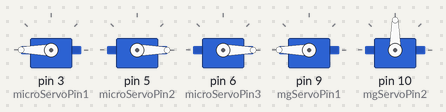
This sketch was run on a simulated Arduino Uno, built with avr-gcc and run on an emulated ATmega328P. Parts: 5 × servo.

Above: at 0.1 s.
At 5.1 s:
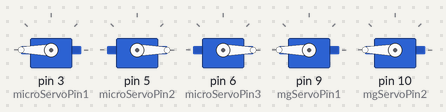
At 10.1 s:
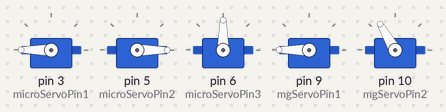
At 20.1 s:
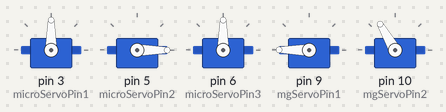
At 30.1 s:
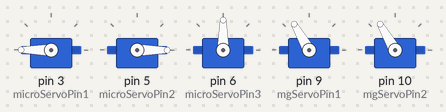
At 45.1 s:
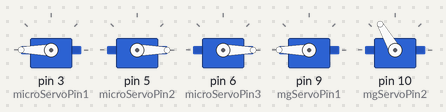
Timing chart, 0 to 46.6 s (numbered marks = the images above):
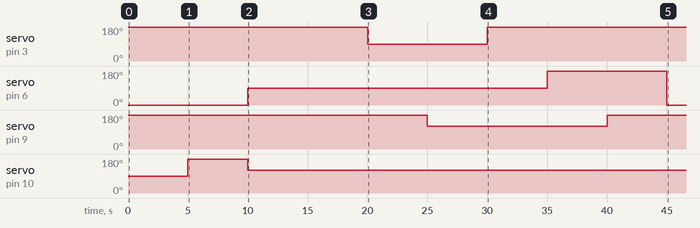

The sketch:

Robo_Arm_Test.ino
```cpp
#include <Servo.h>

int Robo;

#define DATA_PIN 4

// Define the servo objects
Servo microServo1;
Servo microServo2;
Servo microServo3;
Servo mgServo1;
Servo mgServo2;
Servo mgServo3;

// Pin numbers for the servos
int microServoPin1 = 3;
int microServoPin2 = 5;
int microServoPin3 = 6;
int mgServoPin1 = 9;
int mgServoPin2 = 10;
// int mgServoPin3 = 11;

void setup() {
  // Attach the servos to their respective pins
  microServo1.attach(microServoPin1);
  microServo2.attach(microServoPin2);
  microServo3.attach(microServoPin3);
  mgServo1.attach(mgServoPin1);
  mgServo2.attach(mgServoPin2);
  // mgServo2.attach(mgServoPin3);

  mgServo1.write(180);
    mgServo2.write(90);
    // mgServo3.write(180);
  microServo1.write(180);
  microServo2.write(0);
  microServo3.write(0);
  delay(5000);

  //   // delay(5000);

  // mgServo1.write(180);
  //   mgServo2.write(90);
  //   mgServo3.write(180);
  //   microServo1.write(90);
  // microServo2.write(0);
  // microServo3.write(90);
  // delay(10000);

  // mgServo1.write(180);
  //   mgServo2.write(90);
  //   mgServo3.write(180);
  //   microServo1.write(90);
  // microServo2.write(0);
  // microServo3.write(180);
  // delay(1000);

  // mgServo1.write(180);
  //   mgServo2.write(90);
  //   mgServo3.write(180);
  //   microServo1.write(180);
  // microServo2.write(0);
  // microServo3.write(180);
  // delay(1000);

  // Serial.readBytes((char*)&Robo, sizeof(int));
  // delay(3000);
  // if(Robo == 107)
  // {

  //   microServo1.write(170);
  //   microServo2.write(90);
  //   microServ
  //   321o3.write(0);
  //   // mgServo1.write(0);
  //   mgServo2.write(10);
  //   mgServo3.write(20);
  //   delay(5000);

        mgServo1.write(180);
      mgServo2.write(180);
    // mgServo3.write(180);
    microServo1.write(180);
    microServo2.write(0);
    microServo3.write(0);
    delay(5000);

      mgServo1.write(180);
    mgServo2.write(120);
    // mgServo3.write(180);
    microServo1.write(180);
    microServo2.write(0);
    microServo3.write(90);
    delay(5000);

      mgServo1.write(180);
    mgServo2.write(120);
    // mgServo3.write(180);
    microServo1.write(180);
    microServo2.write(0);
    microServo3.write(90);
    delay(5000);

      mgServo1.write(180);
    mgServo2.write(120);
    // mgServo3.write(180);
    microServo1.write(90);
    microServo2.write(0);
    microServo3.write(90);
    delay(5000);

      mgServo1.write(120);
    mgServo2.write(120);
    // mgServo3.write(180);
    microServo1.write(90);
    microServo2.write(0);
    microServo3.write(90);
    delay(5000);

      mgServo1.write(120);
    mgServo2.write(120);
    // mgServo3.write(180);
    microServo1.write(180);
    microServo2.write(0);
    microServo3.write(90);
    delay(5000);

      mgServo1.write(120);
    mgServo2.write(120);
    // mgServo3.write(180);
    microServo1.write(180);
    microServo2.write(0);
    microServo3.write(180);
    delay(5000);

      mgServo1.write(180);
    mgServo2.write(120);
    // mgServo3.write(180);33

    microServo1.write(180);
    microServo2.write(0);
    microServo3.write(180);
    delay(5000);

      mgServo1.write(180);
    mgServo2.write(120);
    // mgServo3.write(180);
    microServo1.write(180);
    microServo2.write(0);
    microServo3.write(0);
    delay(5000);
  // }
  sendData(100);
}

void loop() {
  // Move each servo to a specific position
  // microServo1.write(200);
  // microServo2.write(110);
  // microServo3.write(0);
  // mgServo1.write(50);
  // mgServo2.write(10);

  // delay(1000); // Wait for a second

  // // Move each servo back to its initial position
  // microServo1.write(170);
  // microServo2.write(110);
  // microServo3.write(0);
  // mgServo1.write(100);
  // mgServo2.write(100);

  // delay(1000); // Wait for a second
}

void sendData(int data) {
  digitalWrite(DATA_PIN, HIGH); // Start bit
  delayMicroseconds(100); // Delay for synchronization
  for (int i = 0; i < 8; i++) {
    digitalWrite(DATA_PIN, bitRead(data, i)); // Send each bit of data
    delayMicroseconds(100); // Delay for synchronization
  }
  digitalWrite(DATA_PIN, LOW); // Stop bit
  delayMicroseconds(100); // Delay for synchronization
}
```
